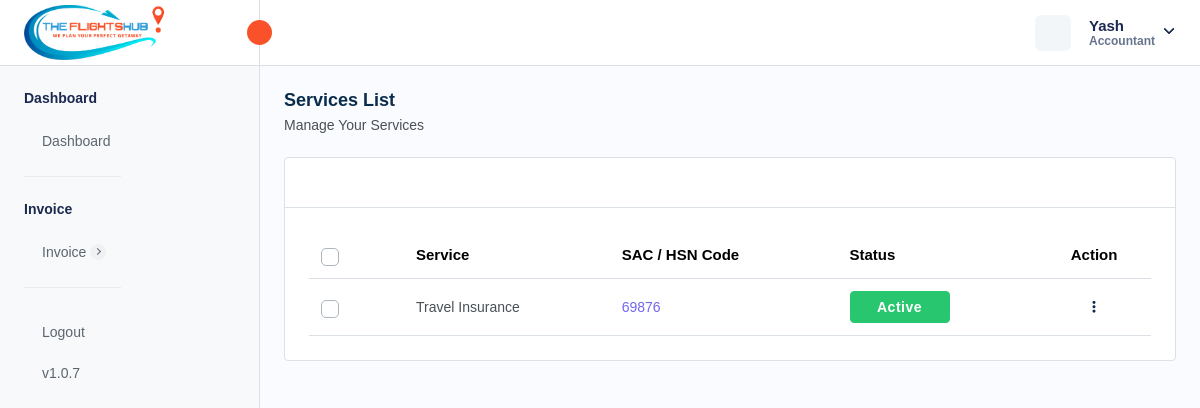
The app's page /services.php (signed in) with its own data.
### tables this page shows
CREATE TABLE `company_settings` (
  `company_id` int NOT NULL AUTO_INCREMENT,
  `company_name` varchar(255) DEFAULT NULL,
  `company_email` varchar(255) DEFAULT NULL,
  `company_phone` varchar(20) DEFAULT NULL,
  `company_website` varchar(255) DEFAULT NULL,
  `company_logo` varchar(255) DEFAULT NULL,
  `favicon` varchar(255) DEFAULT NULL,
  `address` text,
  `country` varchar(100) DEFAULT NULL,
  `state` varchar(100) DEFAULT NULL,
  `city` varchar(100) DEFAULT NULL,
  `postal_code` varchar(20) DEFAULT NULL,
  `gst_number` varchar(255) DEFAULT NULL,
  `bz_number` varchar(255) DEFAULT NULL,
  `created_at` timestamp NULL DEFAULT CURRENT_TIMESTAMP,
  `updated_at` timestamp NULL DEFAULT CURRENT_TIMESTAMP ON UPDATE CURRENT_TIMESTAMP,
  PRIMARY KEY (`company_id`)
);

CREATE TABLE `services` (
  `service_id` int NOT NULL AUTO_INCREMENT,
  `service_name` varchar(255) DEFAULT NULL,
  `sac_code` int DEFAULT NULL,
  `created_at` timestamp NULL DEFAULT CURRENT_TIMESTAMP,
  `update_at` timestamp NULL DEFAULT NULL ON UPDATE CURRENT_TIMESTAMP,
  `isActive` int DEFAULT '1',
  PRIMARY KEY (`service_id`)
);

### services.php (the view, shortened to what this page needs)
<?php
require "./database/config.php";
try {
    $stmtFetch = $db->prepare("SELECT * FROM services");
    $stmtFetch->execute();
    $services = $stmtFetch->get_result();
    $stmtFetchCompanySettings = $db->prepare("SELECT * FROM company_settings");
    $stmtFetchCompanySettings->execute();
    $companySettings = $stmtFetchCompanySettings->get_result()->fetch_array(MYSQLI_ASSOC);
} catch (Exception $e) {
    $_SESSION['error'] = $e;
}
?>
<!DOCTYPE html>
<html lang="en">
<head>
    <link rel="stylesheet" href="assets/css/bootstrap.min.css">
    <link rel="stylesheet" href="assets/css/animate.css">
    <link rel="stylesheet" href="assets/plugins/select2/css/select2.min.css">
    <link rel="stylesheet" href="assets/css/dataTables.bootstrap5.min.css">
    <link rel="stylesheet" href="assets/css/bootstrap-datetimepicker.min.css">
    <link rel="stylesheet" href="assets/plugins/summernote/summernote-bs4.min.css">
    <link rel="stylesheet" href="assets/plugins/fontawesome/css/fontawesome.min.css">
    <link rel="stylesheet" href="assets/plugins/fontawesome/css/all.min.css">
    <link rel="stylesheet" href="assets/css/style.css">
    <link rel="stylesheet" href="https://cdn.jsdelivr.net/npm/notyf@3/notyf.min.css" />
</head>
<body>
    <div class="main-wrapper">
        <div class="header">
            <?php require_once("header.php"); ?>
        </div>
        <div class="sidebar" id="sidebar">
            <?php require_once("sidebar.php"); ?>
        </div>
        <div class="page-wrapper">
            <div class="content">
                <div class="page-header">
                    <div class="add-item d-flex">
                        <div class="page-title">
                            <h4>Services List</h4>
                            <h6>Manage Your Services</h6>
                        </div>
                    </div>
                </div>
                <div class="card table-list-card">
                    <div class="card-body">
                        <div class="table-top">
                            <div class="search-set">
                                <div class="search-input">
                                    <a href="" class="btn btn-searchset"></a>
                                </div>
                            </div>
                        </div>
                        <div class="table-responsive">
                            <table class="table datanew">
                                <thead>
                                    <tr>
                                        <th class="no-sort">
                                            <label class="checkboxs">
                                                <span class="checkmarks"></span>
                                            </label>
                                        </th>
                                        <th>Service</th>
                                        <th>SAC / HSN Code</th>
                                        <th>Status</th>
                                        <th class="no-sort text-center">Action</th>
                                    </tr>
                                </thead>
                                <tbody>
                                    <?php foreach ($services->fetch_all(MYSQLI_ASSOC) as $service) { ?>
                                        <tr>
                                            <td>
                                                <label class="checkboxs">
                                                    <span class="checkmarks"></span>
                                                </label>
                                            </td>
                                            <td><?php echo $service['service_name'] ?></td>
                                            <td class="ref-number"><?php echo $service['sac_code'] ?></td>
                                            <td>
                                                <?php if ($service['isActive'] == 1) { ?>
                                                    <span class="badge badge-lg bg-success">Active</span>
                                                <?php } else { ?>
                                                    <span class="badge badge-lg bg-danger">Inactive</span>
                                                <?php } ?>
                                            </td>
                                            <td class="text-center">
                                                <a class="action-set" href="javascript:void(0);" data-bs-toggle="dropdown"
                                                    aria-expanded="true">
                                                    <i class="fa fa-ellipsis-v" aria-hidden="true"></i>
                                                </a>
                                            </td>
                                        </tr>
                                    <?php } ?>
                                </tbody>
                            </table>
                        </div>
                    </div>
                </div>
            </div>
        </div>
    </div>
</body>
</html>

### header.php (shortened to what this page needs)
<div class="header">
    <div class="header-left active">
        <a href="admin-dashboard.php" class="logo logo-normal">
            <img src="<?= isset($companySettings['company_logo']) ? $companySettings['company_logo'] : "assets/img/logo/vis-logo.png" ?>" alt="" />
        </a>
        <a id="toggle_btn" href="javascript:void(0);">
            <i data-feather="chevrons-left" class="feather-16"></i>
        </a>
    </div>
    <ul class="nav user-menu">
        <li class="nav-item nav-item-box">
            <a href="javascript:void(0);" id="btnFullscreen">
            </a>
        </li>
        <li class="nav-item dropdown has-arrow main-drop">
            <a href="javascript:void(0);" class="dropdown-toggle nav-link userset" data-bs-toggle="dropdown">
                <span class="user-info">
                    <span class="user-detail">
                        <span
                            class="user-name"><?php echo isset($_SESSION['admin_name']) ? $_SESSION['admin_name'] : "Vibrantick" ?></span>
                        <span class="user-role"><?php echo isset($_SESSION['admin_role']) ? $_SESSION['admin_role'] : "Admin"  ?></span>
                    </span>
                </span>
            </a>
        </li>
    </ul>
</div>

### records on screen
company_settings: company_logo (picture)
services: service_name "Travel Insurance", sac_code "69876", isActive "Active"

### other values on screen
$_SESSION['admin_name'] "Yash"
$_SESSION['admin_role'] "Accountant"
